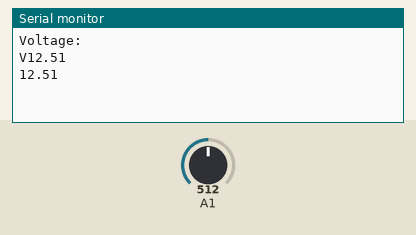
Bench run of a sketch on a simulated Arduino Uno, built with avr-gcc and run on an emulated ATmega328P. Shown: the last lines printed to the serial monitor. Inputs (shaded band) come from the test bench; at power-on: A1 = 512.

Above: at 1.8 s.
1.9 s: A1 set to 716
At 2.8 s:
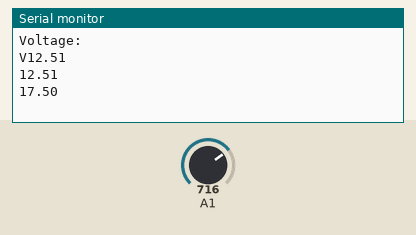
3.4 s: A1 set to 900
At 4.5 s:
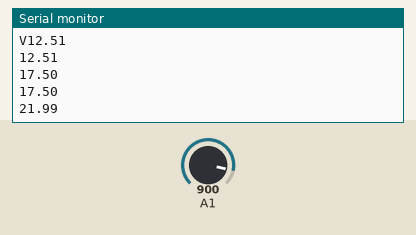
Timing chart, 0 to 6.4 s (numbered marks = the images above; inputs shaded):
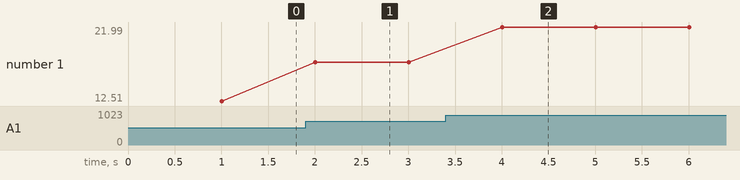

The sketch:

VoltageSensor.ino
```cpp
#include <Wire.h>
int val11;
float val2;


void setup()
{
  Serial.begin(9600);
  Serial.println("Voltage: ");
  Serial.print("V");
}
void loop()
{
      float temp;
      val11=analogRead(1);
      temp=val11/4.092;
      val2=(temp/10);
      Serial.println(val2);


   delay(1000);
}
```

Measured:
- after the input at 1.9 s, the serial monitor: prints a new line after 0.10 s (image 1)
- after the input at 3.4 s, the serial monitor: prints a new line after 0.60 s (image 2)
- plotted number 1: 12.51 → 17.5 after the input at 1.9 s, 17.5 → 21.99 after the input at 3.4 s
